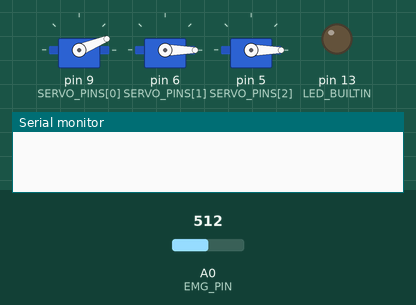
The sketch below on a simulated Arduino Uno, built with avr-gcc and run on an emulated ATmega328P. Shown: 3 × servo, output pins drawn as LEDs (lit = HIGH), the last lines printed to the serial monitor. The inputs (shaded band) are chosen by the test bench; at power-on: A0 (EMG_PIN) = 512.

Above: at 0.5 s.
At 1.3 s:
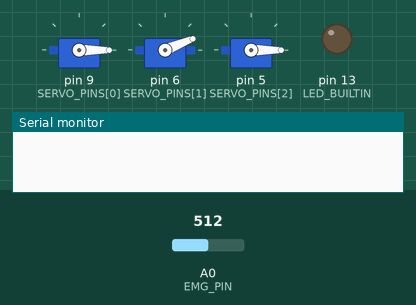
At 2.1 s:
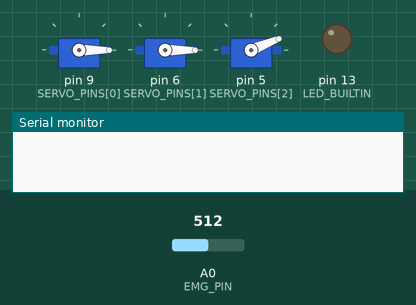
At 16.65 s:
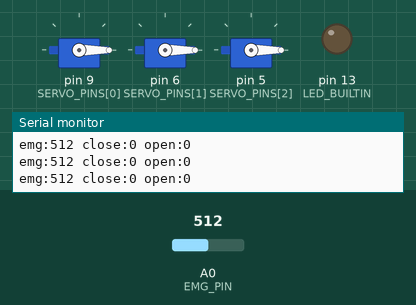
At 34.7 s:
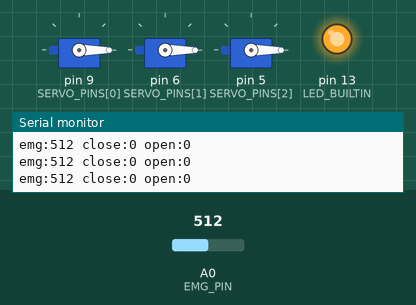
Timing chart, 0 to 40.0 s (numbered marks = the images above):
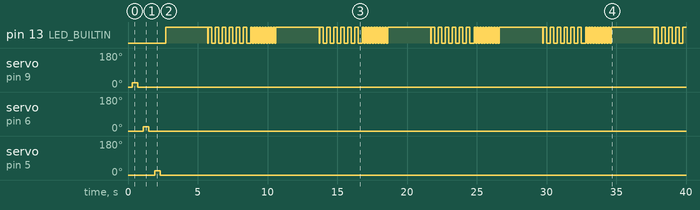

Measured:
- by itself, servo on pin 9 (SERVO_PINS[0]): 0° → 22° at 0.30 s, → 0° 0.40 s later
- by itself, servo on pin 6 (SERVO_PINS[1]): 0° → 22° at 1.1 s, → 0° 0.40 s later
- by itself, servo on pin 5 (SERVO_PINS[2]): 0° → 22° at 1.9 s, → 0° 0.40 s later
- by itself, pin 13 (LED_BUILTIN): repeats every 8.0 s: LOW 0.04 s, 5 × (HIGH 0.25 s, LOW 0.25 s), HIGH 0.25 s, LOW 0.30 s, 9 × (HIGH 0.10 s, LOW 0.10 s), HIGH 3.1 s

The sketch:

somatic_arm.ino
```cpp
// Somatic Arm: one EMG sensor on A0 opens and closes 3 servos.
#include <Servo.h>

const byte EMG_PIN = A0;
const byte SERVO_PINS[3]  = {9, 6, 5};
const int OPEN_ANGLE[3]   = {0, 0, 0};     // set per servo when fitting the hand
const int CLOSED_ANGLE[3] = {90, 90, 90};  // set per servo when fitting the hand, a few degrees at a time
const unsigned long STAGGER_MS  = 100;     // servos start 100 ms apart to spread current spikes
const unsigned long MAX_HOLD_MS = 10000;   // closed longer than this: open (loose electrode or hot servo)
const int MIN_SPAN = 50;                   // squeeze must read at least this much above rest

Servo servos[3];
float level = 0;            // smoothed EMG reading, 0-1023
int openAt, closeAt;
bool closed = false;
bool locked = false;        // after calibration or a forced open, wait until the arm relaxes
unsigned long closedSince = 0;

// Also prints during calibration, so the Serial Plotter shows the signal even when calibration keeps failing.
void readLevel() {
  level += 0.1 * (analogRead(EMG_PIN) - level);
  delay(5);

  static unsigned long lastPrint = 0;
  if (millis() - lastPrint >= 20) {
    lastPrint = millis();
    Serial.print("emg:");
    Serial.print((int)level);
    Serial.print(" close:");
    Serial.print(closeAt);
    Serial.print(" open:");
    Serial.println(openAt);
  }
}

// Average level over ms (relax), or peak level while blinking the LED (squeeze).
int measure(unsigned long ms, bool squeeze) {
  unsigned long start = millis();
  float sum = 0, peak = 0;
  long n = 0;
  while (millis() - start < ms) {
    readLevel();
    if (squeeze) digitalWrite(LED_BUILTIN, (millis() / 250) % 2);
    sum += level;
    n++;
    if (level > peak) peak = level;
  }
  return squeeze ? peak : sum / n;
}

// LED solid = relax (3 s), blinking = squeeze hard (3 s), off = done.
// Fast blinking = signal too weak, it tries again.
void calibrate() {
  while (true) {
    digitalWrite(LED_BUILTIN, HIGH);
    int rest = measure(3000, false);
    int squeeze = measure(3000, true);
    digitalWrite(LED_BUILTIN, LOW);
    if (squeeze - rest >= MIN_SPAN) {
      closeAt = rest + (squeeze - rest) / 2;
      openAt  = rest + (squeeze - rest) / 4;
      return;
    }
    for (int i = 0; i < 20; i++) {
      digitalWrite(LED_BUILTIN, i % 2);
      delay(100);
    }
  }
}

void moveAll(bool close) {
  for (int i = 0; i < 3; i++) {
    servos[i].write(close ? CLOSED_ANGLE[i] : OPEN_ANGLE[i]);
    delay(STAGGER_MS);
  }
  closed = close;
  closedSince = millis();
}

void setup() {
  Serial.begin(115200);
  pinMode(LED_BUILTIN, OUTPUT);
  for (int i = 0; i < 3; i++) {
    servos[i].write(OPEN_ANGLE[i]);  // set before attach, so the servo does not jump
    servos[i].attach(SERVO_PINS[i]);
    delay(STAGGER_MS);
  }
  // Wiring check: servo 1, then 2, then 3 moves a quarter of the way to closed and back.
  for (int i = 0; i < 3; i++) {
    servos[i].write(OPEN_ANGLE[i] + (CLOSED_ANGLE[i] - OPEN_ANGLE[i]) / 4);
    delay(400);
    servos[i].write(OPEN_ANGLE[i]);
    delay(400);
  }
  level = analogRead(EMG_PIN);
  calibrate();
  locked = true;  // the calibration squeeze may still be on: don't close until the arm relaxes
}

void loop() {
  readLevel();
  if (locked) {
    if (level < openAt) locked = false;
  } else if (!closed && level > closeAt) {
    moveAll(true);
  } else if (closed && level < openAt) {
    moveAll(false);
  } else if (closed && millis() - closedSince > MAX_HOLD_MS) {
    moveAll(false);
    locked = true;
  }
}
```
